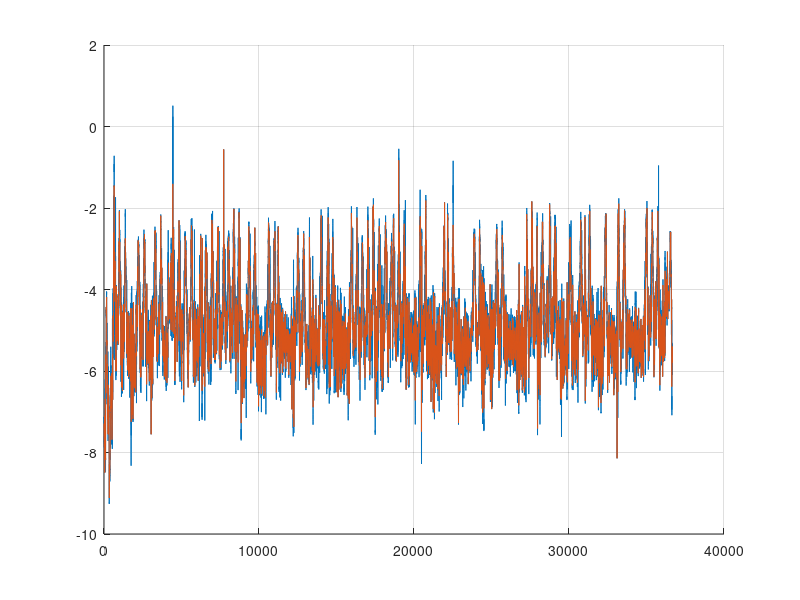

Here is the MATLAB script that generated this plot:
% fid = fopen('activity_recognition/anexus4_1Phones_accelerometer_bike.csv')
% out = textscan(fid,'%f %f %f %f %f %f %s %s %s','delimiter',',');
% fclose(fid);
% 
% x = out{4};
% y = out{5};
% z = out{6};
out = csvread('matlab_test.csv');

hold on
grid on

x = out(:,1);
y = out(:,2);
z = out(:,3);


plot(x)
plot(1:10:size(x),x(1:10:end))